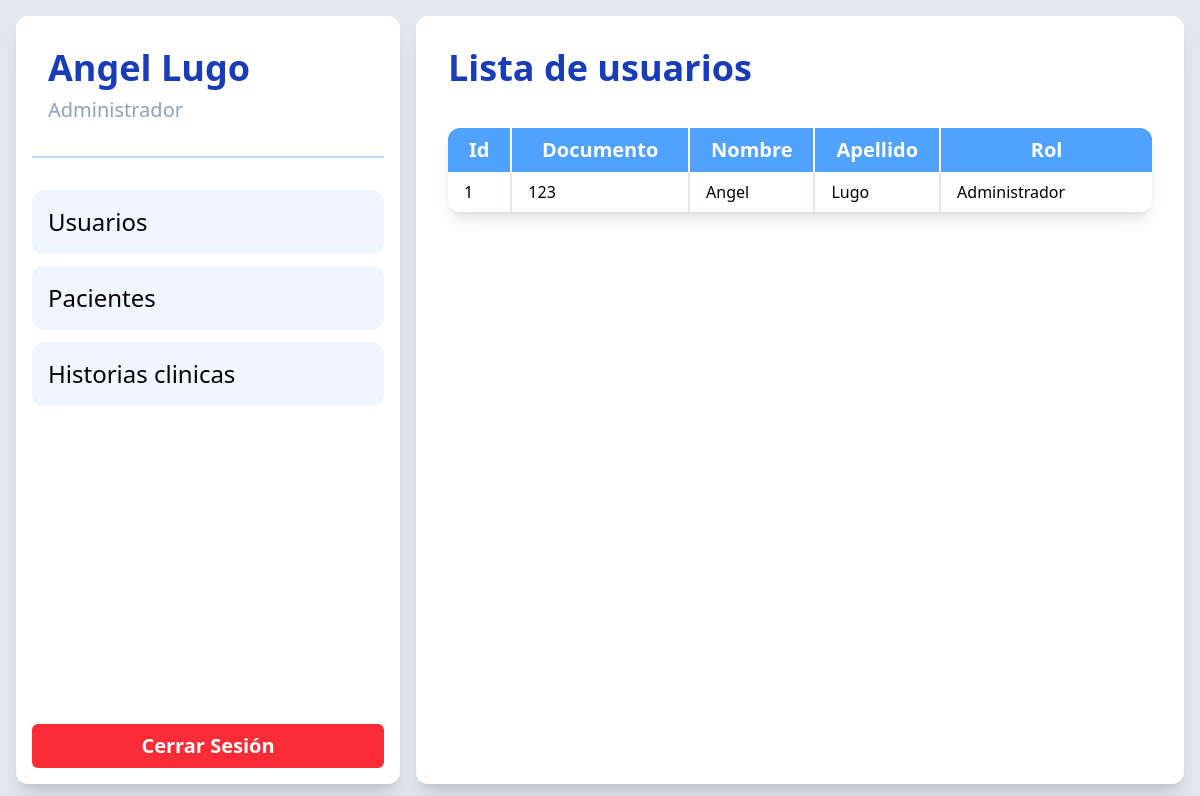
Before: /pages/mainPage.php?page=listUsers (signed in) with the older database file.
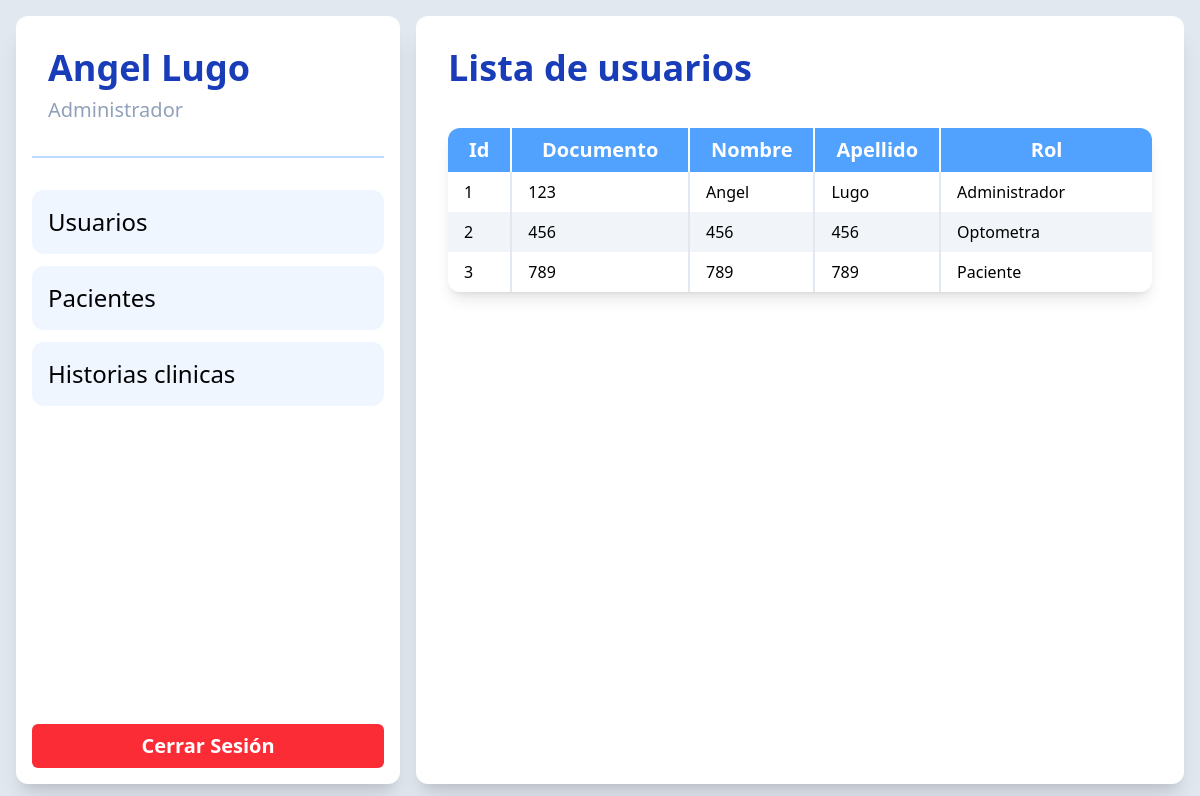
After: the same page with the newer database file.
### tables this page shows
CREATE TABLE `usuarios` (
  `usu_id` int(11) NOT NULL,
  `usu_docum` int(11) NOT NULL,
  `usu_nombre` varchar(50) NOT NULL,
  `usu_apellido` varchar(50) NOT NULL,
  `usu_clave` varchar(20) NOT NULL,
  `rol_id` int(11) NOT NULL
);

CREATE TABLE `roles` (
  `rol_id` int(11) NOT NULL,
  `rol_nombre` varchar(30) NOT NULL
);

### logic/php/functions.php (called while the page is built, shortened)
<?php
function getAllUsers($conn)
{
  $get_users = $conn->prepare("SELECT * FROM usuarios INNER JOIN roles ON usuarios.rol_id = roles.rol_id");
  if ($get_users->execute()) {
    return $get_users->fetchAll(PDO::FETCH_ASSOC);
  }
  return null;
}

### pages/listUsers.php (the view)
<?php
$users = getAllUsers($conn);
$userNumber = 1;
?>
<section class="h-full flex-grow p-8 bg-white rounded-xl flex flex-col gap-10 shadow-xl z-10">
  <h1 class="text-4xl font-bold text-blue-800">Lista de usuarios</h1>
  <table class="rounded-xl overflow-hidden shadow-lg">
    <thead class="bg-blue-400 text-white text-xl font-bold">
      <tr class="divide-x-2">
        <th class="py-2">Id</th>
        <th class="py-2">Documento</th>
        <th class="py-2">Nombre</th>
        <th class="py-2">Apellido</th>
        <th class="py-2">Rol</th>
      </tr>
    </thead>
    <tbody>
      <?php foreach ($users as $user) {
        $even_row = ($userNumber % 2 == 0) ? 'bg-slate-100' : '';
      ?>
        <tr class="divide-x-2 divide-slate-200 <?= $even_row ?>">
          <td class="px-4 py-2"><?= htmlspecialchars($user['usu_id']) ?></td>
          <td class="px-4 py-2"><?= htmlspecialchars($user['usu_docum']) ?></td>
          <td class="px-4 py-2"><?= htmlspecialchars($user['usu_nombre']) ?></td>
          <td class="px-4 py-2"><?= htmlspecialchars($user['usu_apellido']) ?></td>
          <td class="px-4 py-2"><?= htmlspecialchars($user['rol_nombre']) ?></td>
        </tr>
      <?php
        $userNumber++;
      } ?>
    </tbody>
  </table>
</section>

Changed rows visible on the page:
added usuarios: usu_id "2", usu_docum "456", usu_nombre "456", usu_apellido "456", rol.rol_nombre "Optometra"
added usuarios: usu_id "3", usu_docum "789", usu_nombre "789", usu_apellido "789", rol.rol_nombre "Paciente"
